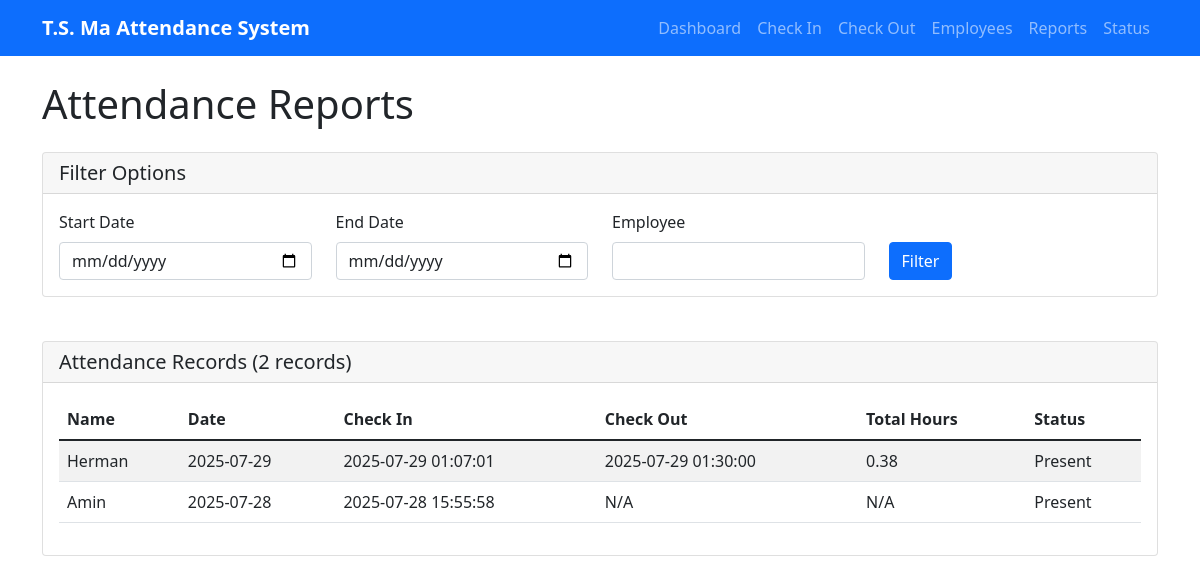
The page /reports on the database as committed earlier.
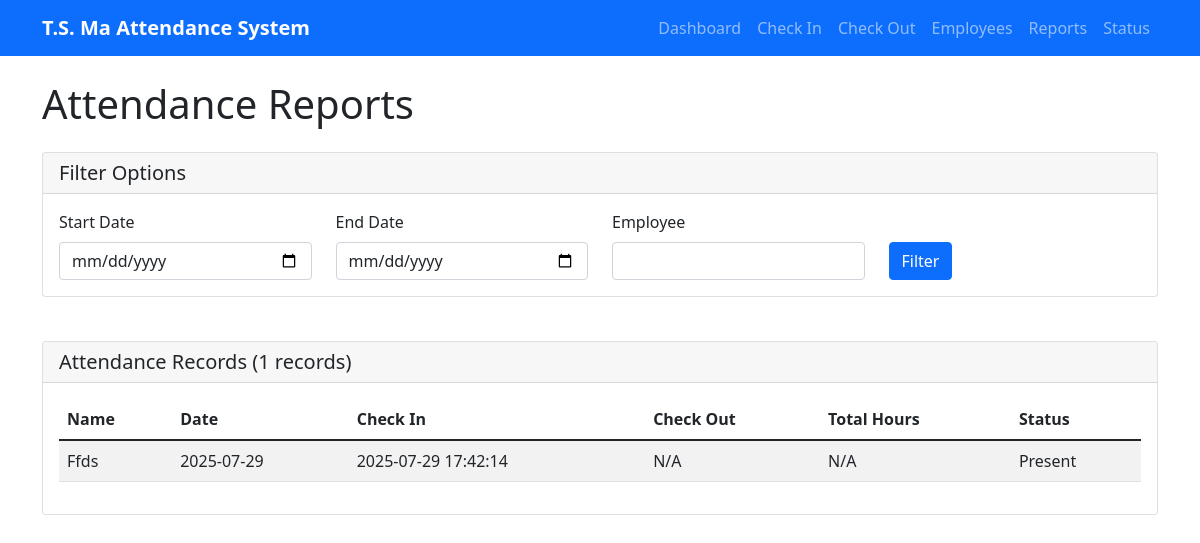
The same page on the database as committed later.
### tables this page shows
CREATE TABLE attendance (
                    id INTEGER PRIMARY KEY AUTOINCREMENT,
                    name TEXT NOT NULL,
                    date TEXT NOT NULL,
                    check_in_time TEXT,
                    check_out_time TEXT,
                    total_hours REAL,
                    status TEXT DEFAULT 'Absent',
                    created_at TIMESTAMP DEFAULT CURRENT_TIMESTAMP
                );

### attendance_web_server.py (the view)
@app.route('/reports')
def reports():
    db = get_db()
    start_date = request.args.get('start_date', '')
    end_date = request.args.get('end_date', '')
    employee = request.args.get('employee', '')
    records = db.get_attendance_report(
        start_date if start_date else None,
        end_date if end_date else None,
        employee if employee else None
    )
    return render_template('reports.html', records=records)

### attendance_database.py (called while the page is built)
    def _get_connection(self):
        return sqlite3.connect(self.db_path, check_same_thread=False)

### attendance_web_server.py (called while the page is built)
def get_db():
    global db
    if db is None:
        db = AttendanceDatabase()
    return db

### templates/reports.html (shortened to what this page needs)
{% extends "base.html" %}
{% block content %}
<h1 class="mb-4">Attendance Reports</h1>
<div class="row mb-4">
    <div class="col-md-12">
        <div class="card">
            <div class="card-header">
                <h5 class="card-title mb-0">Filter Options</h5>
            </div>
            <div class="card-body">
                <form method="GET" class="row">
                    <div class="col-md-3">
                        <label for="start_date" class="form-label">Start Date</label>
                        <input type="date" class="form-control" id="start_date" name="start_date"
                               value="{{ request.args.get('start_date', '') }}">
                    </div>
                    <div class="col-md-3">
                        <label for="end_date" class="form-label">End Date</label>
                        <input type="date" class="form-control" id="end_date" name="end_date"
                               value="{{ request.args.get('end_date', '') }}">
                    </div>
                    <div class="col-md-3">
                        <label for="employee" class="form-label">Employee</label>
                        <input type="text" class="form-control" id="employee" name="employee"
                               value="{{ request.args.get('employee', '') }}">
                    </div>
                    <div class="col-md-3">
                        <label class="form-label">&nbsp;</label>
                        <button type="submit" class="btn btn-primary d-block">Filter</button>
                    </div>
                </form>
            </div>
        </div>
    </div>
</div>
<div class="card">
    <div class="card-header">
        <h5 class="card-title mb-0">Attendance Records ({{ records|length }} records)</h5>
    </div>
    <div class="card-body">
        {% if records %}
            <div class="table-responsive">
                <table class="table table-striped">
                    <thead>
                        <tr>
                            <th>Name</th>
                            <th>Date</th>
                            <th>Check In</th>
                            <th>Check Out</th>
                            <th>Total Hours</th>
                            <th>Status</th>
                        </tr>
                    </thead>
                    <tbody>
                        {% for record in records %}
                        <tr>
                            <td>{{ record.name }}</td>
                            <td>{{ record.date }}</td>
                            <td>{{ record.check_in_time or 'N/A' }}</td>
                            <td>{{ record.check_out_time or 'N/A' }}</td>
                            <td>{{ record.total_hours or 'N/A' }}</td>
                            <td>{{ record.status }}</td>
                        </tr>
                        {% endfor %}
                    </tbody>
                </table>
            </div>
        {% else %}
            <p>No records found.</p>
        {% endif %}
    </div>
</div>
{% endblock %}

Rows that differ between the two databases and show on the page:
removed attendance: name "Herman", date "2025-07-29", check_in_time "2025-07-29 01:07:01", check_out_time "2025-07-29 01:30:00", total_hours "0.38", status "Present"
removed attendance: name "Amin", date "2025-07-28", check_in_time "2025-07-28 15:55:58", check_out_time "N/A", total_hours "N/A", status "Present"
added attendance: name "Ffds", date "2025-07-29", check_in_time "2025-07-29 17:42:14", check_out_time "N/A", total_hours "N/A", status "Present"
Other text that changed with them:
{{ records|length }}: "2" → "1"
